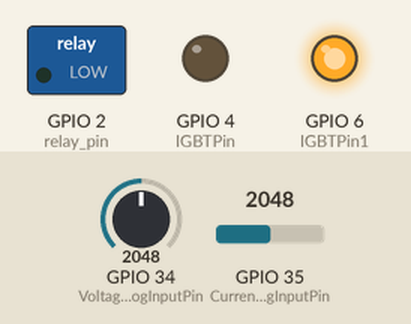
Bench run of a sketch on a simulated ESP32. Parts: switched loads named in the sketch (green lamp = pin HIGH), output pins drawn as LEDs (lit = HIGH). The test bench sets the inputs (shaded band); at power-on: GPIO 34 (VoltageAnalogInputPin) = 2048, GPIO 35 (CurrentAnalogInputPin) = 2048. What the sketch prints to the serial monitor is not drawn.

Above: at 0.05 s.
At 1.46 s:
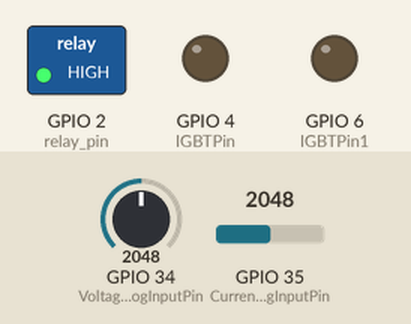
At 2.88 s:
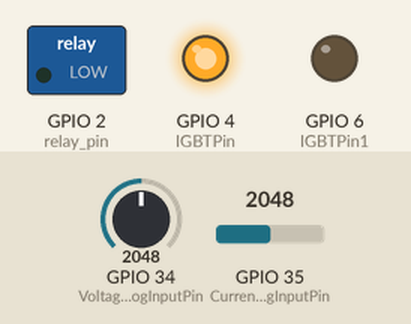
Timing chart, 0 to 3.2 s (numbered marks = the images above):
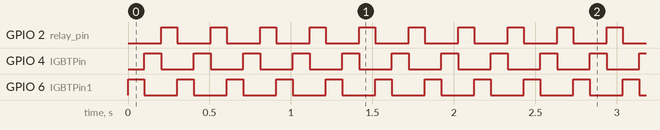

The sketch:

Serial.print.ino
```cpp
// Note :  I-V Tracer code is designed to determine the quality of a panel. A term called Performance Ratio determines whether the generation of solar is as expected compared to theoritical calculation.
// Note :  This device can also determine the Vmp, Imp, Pmp, Voc and Isc of the panel.
// Note :  This project requires NTC   probe and 10k resistor for temperature measurement, solar cell or panel as irradiance meter, button funtion and Datalogger shield (optional) to record data for I-V curve in excel.
// Note :  The data can be saved into SD Card via datalogger shield to plot I-V curve in excel file. By default it comes with datalogger code. If you don't have the datalogger shield, kindly delete relevant codes or it might not function properly.


        #include<SD.h>                              /* Load the SD card Library (by default already built-it with arduino solftware)*/
        #include<SPI.h>                             /* Load the SPI of SPI communication Library (by default already built-it with arduino solftware)*/

        /* #include <WiFi.h>
        #include <WiFiClient.h>
        #include <WebServer.h>  //https://github.com/bbx10/WebServer_tng */
        #define I2C_SDA 32
        #define I2C_SCL 33
         /*const char* wifi_name = "Tenda_31BC98"; // Your Wifi network name here
        const char* wifi_pass = "barcelona";    // Your Wifi network password here
        WiFiServer server(80);    // Server will be at port 80*/

        /* 0- General */

        int decimalPrecision = 1;                   // decimal places for values (Pmp, Vmp, Voc, Temp and Irrad) in LED Display & Serial Monitor
                                                    // decimal places x 3 for values (Isc and Imp)
                                                    // decimal places x 2 for performance ratio (PR)
        //All GPIOs can be used as outputs except GPIOs 6 to 11 (connected to the integrated SPI flash) and GPIOs 34, 35, 36 and 39 (input only GPIOs);

        /* 1- DC Voltage Measurement*/

        int VoltageAnalogInputPin = 34;             // GPIO pin to measure Voltage Value
        float R1 = 18000;                           // Input resistance value for R1 (in ohm) based on Voltage Divider Method.
        float R2 = 2000;                            // Input resistance value for R2 (in ohm) based on Voltage Divider Method.
        float voltage  = 0;                         /* to read the value */
        float voltageLastSample   = 0;              /* to count time for each sample. Technically 1 milli second 1 sample is taken */
        int voltageSampleCount = 0;                 /* to count number of sample. */
        float moduleSupplyVoltageV = 5;             /* maximum measuring voltage , default 5V*/


        /* 2- DC Current Measurement */

        int CurrentAnalogInputPin = 35;             // GPIO pin to measure Current Value
        int mVperAmpValue = 100;                    // If using ACS712 current module : for 5A module key in 185, for 20A module key in 100, for 30A module key in 66
        float moduleMiddleVoltage = 2500;           /* when there is no reading, the voltage is at middle Vcc. For 5V power supply, the middle voltage is 2500mV;*/
        float moduleSupplyVoltage = 5000;           /* supply voltage to current sensor module, default 5000mV*/
        float current  = 0;                         /* to read the value */
        float currentLastSample  = 0;               /* to count time for each sample. Technically 1 milli second 1 sample is taken */
        int currentSampleCount = 0;                 /* to count number of sample. */


        /* 3- DC Power Wattage calculation */

        float PowerValue =0;                        /* Initial calculation Power Value */
        float powerLastSample = 0;                  /* to count time for each sample. Technically 1 milli second 1 sample is taken */
        int powerSampleCount = 0;                   /* to count number of sample. */


        /* 6 Recording Calculation */

        float PmpSolarPanel = 50;                   // Key in wattage of your solar panel at STC
        int InitiateReading = 0;                    /* To switch between functions for start and stop recording */
        int InitialReset = 0;                       /* to reset the electrical parameters for the next measurement set */
        float recordLastSample=0;                   /* to count time for each sample.*/
        float Power = 0;                       /* variable for recording Pmp */
        float Isc = 0;                       /* variable for recording Isc */
        float Voc = 0;                       /* variable for recording Voc */
        float Vmp = 0;                              /* value of voltage for which the power will be maximum */
        float Imp = 0;                              /* value of current for which the power will be maximum */
        float Pmax = 0;                             /* Maximum value of power */

        /* 8 - SD memory card shield */

        int chipSelect = 10;                        // Select ChipSelect pin based on the SPI communication for SC card shield. This pin cannot be changed.
        File mySensorData;                          // Variable for working with our file object


        /*Now we will set the pins for the relay and the IGBTs switch*/
        int IGBTPin = 4; // 1st IGBT as a switch
        int IGBTPin1 = 6; //2nd IGBT as a switch(edit)
        int relay_pin = 2; //to control electronic relay


         void setup()                                        /* The Codes only run 1 time only when it started.*/

              {
                Serial.begin (115200);
                pinMode (relay_pin, OUTPUT);
                pinMode (IGBTPin, OUTPUT);
                pinMode (IGBTPin1, OUTPUT);
                pinMode(34, INPUT);
                pinMode(35, INPUT);
                /* 5 - SD memory card shield */
              /*  pinMode(chipSelect,OUTPUT);
                SD.begin(chipSelect);
                Serial.print ("Connecting to ");
                Serial.print (wifi_name);
                WiFi.begin (wifi_name, wifi_pass);     // Connecting to the wifi network
                while (WiFi.status() != WL_CONNECTED) // Waiting for the response of wifi network
                {
                  delay (500);
                  Serial.print (".");
                }
                Serial.println("");
                Serial.println("Connection Successful");
                Serial.print("IP address: ");
                Serial.println(WiFi.localIP());           // Getting the IP address
                Serial.println("Type the above IP address into browser search bar");
                server.begin();                           // Starting the server   */

              }


        void loop()
            // setInterval(function, milliseconds, param1, param2, ...)

          {
                         // IGBTPin1 is control the one IGBT connected directly with solar panel in series to calculate the short circuit currrent of solar panel
                         digitalWrite(relay_pin, LOW);
                         digitalWrite(IGBTPin1, HIGH);
                         current = analogRead(CurrentAnalogInputPin);
                         float  I = (((current /4095) *5000) /mVperAmpValue);  // Esp32 has ADC value of 12 bits
                         float Isc=I;
                         delay(100);
                         digitalWrite(IGBTPin1, LOW);


                         //Now we will charge the capacitor by make the second IGBT ON, through which our current and voltage sensor can take a finite no. of reading to plot a graph
                         digitalWrite(IGBTPin, HIGH);

                         voltage = analogRead(VoltageAnalogInputPin);
                         float  V = ((voltage*moduleSupplyVoltageV)/4095) / (R2/(R1+R2));                    /* Calculate the expected monitoring votlage */
                         current = analogRead(CurrentAnalogInputPin);
                         I = (((current /4095) *5000) /mVperAmpValue);                                      /* calculate the final RMS current*/
                         float Power =  I * V;
                         float P =0;
                         if(P > Pmax)
                         {
                                 Pmax = P;      Vmp = V;        Imp = I;
                         }
                         Serial.println("Voltage at Maximum Power");
                         Serial.println(Vmp);
                         Serial.println("Current at Maximum Power");
                         Serial.println(Imp);
                         Serial.println("Voltage");
                         Serial.println(V);
                         Serial.println("Current");
                         Serial.println(I);
                         Serial.println(PowerValue);
                         delay(100);                 //Total time capacitor will take to charge fully
                         digitalWrite(IGBTPin, LOW);

                         //Voc is  open source voltage of solar panel while the capacitor behaves as open circuit in fully charged condition
                         float  Voc = ((analogRead(VoltageAnalogInputPin)*moduleSupplyVoltageV)/4095) / (R2/(R1+R2));
                         digitalWrite(relay_pin, HIGH);
                         delay(100);               // Time into which capacitor will discharge
                         digitalWrite(relay_pin, LOW);


          }


          /* 6 Recording & Calculation

                if(InitiateReading == 1)                                                                    // If Left button is pressed to start measuring
                  {
                    if(InitialReset == 1)                                                                   // set all electrical parameter to 0 to start measuring
                      {
                        InitialReset = 0;
                        mySensorData=SD.open("IVCur.txt",FILE_WRITE);                                       // Open or create IVCur.txt on the SD card as a file to write to
                        if(mySensorData)                                                                    // only to do these if data file opened sucessfully
                          {
                           mySensorData.println("START");                                                   // write the word "START" in the file
                           mySensorData.close();
                          }
                      }
                   }

            8 - SD memory card shield

                        mySensorData=SD.open("IVCur.txt",FILE_WRITE);                                       // Open or create IVCur.txt on the SD card as a file to write to
                        if(mySensorData)                                                                    // only to do these if data file opened sucessfully
                          {
                            mySensorData.println(V);
                            mySensorData.println(I);
                            mySensorData.println(PowerValue);
                            mySensorData.close();                                                           // close the file
                            Serial.println("written to SD Card !");
                          }

          */
```

Measured:
- by itself, GPIO 2 (relay_pin), GPIO 4 (IGBTPin), GPIO 6 (IGBTPin1): alternates HIGH for 0.10 s and LOW for 0.20 s
